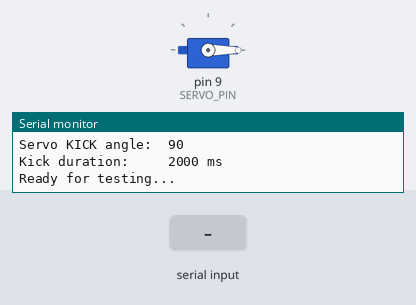
This sketch was run on a simulated Arduino Uno, built with avr-gcc and run on an emulated ATmega328P. Parts: servo, the last lines printed to the serial monitor. The inputs (shaded band) are chosen by the test bench.

Above: at 1.4 s.
1.5 s: "T" received over Serial
At 3.7 s:
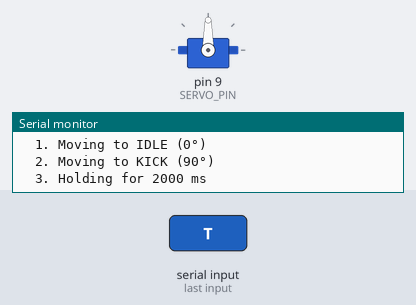
4.0 s: "t" received over Serial
Timing chart, 0 to 9.6 s (numbered marks = the images above; inputs shaded):
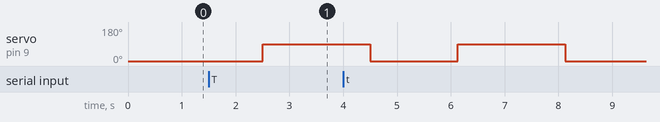

Measured:
- after the input at 1.5 s, servo on pin 9 (SERVO_PIN): 0° → 90° after 1.0 s

The sketch:

TEST_DUAL_SENSOR.ino
```cpp
/*
 * QUICK TEST for Dual Sensor + MG996R Setup
 * Use this to test sensors and servo independently before running full system
 *
 * Upload this sketch to test:
 * 1. Both sensors working
 * 2. Servo angles (IDLE and KICK)
 * 3. Kick duration
 *
 * Open Serial Monitor at 9600 baud
 * Send commands:
 *   'T' = Test servo (kick motion)
 *   'S' = Show sensor states (continuous)
 *   'R' = Reset and show statistics
 */

#include <Servo.h>

// Pin Definitions
const int SENSOR_1_PIN = 2;
const int SENSOR_2_PIN = 3;
const int SERVO_PIN = 9;

// Servo Configuration (adjust these values)
const int SERVO_IDLE = 0;
const int SERVO_KICK = 90;
const int SERVO_KICK_DURATION = 2000;

Servo testServo;
bool showSensors = false;

void setup() {
  Serial.begin(9600);

  pinMode(SENSOR_1_PIN, INPUT);
  pinMode(SENSOR_2_PIN, INPUT);

  testServo.attach(SERVO_PIN);
  testServo.write(SERVO_IDLE);

  Serial.println("==========================================");
  Serial.println("  DUAL SENSOR + MG996R TEST MODE");
  Serial.println("==========================================");
  Serial.println();
  Serial.println("Commands:");
  Serial.println("  T = Test servo kick");
  Serial.println("  S = Show sensor states (toggle)");
  Serial.println("  R = Reset statistics");
  Serial.println();
  Serial.print("Servo IDLE angle:  ");
  Serial.println(SERVO_IDLE);
  Serial.print("Servo KICK angle:  ");
  Serial.println(SERVO_KICK);
  Serial.print("Kick duration:     ");
  Serial.print(SERVO_KICK_DURATION);
  Serial.println(" ms");
  Serial.println();
  Serial.println("Ready for testing...");
  Serial.println();
}

void loop() {
  // Check for commands
  if (Serial.available() > 0) {
    char cmd = Serial.read();

    if (cmd == 'T' || cmd == 't') {
      testServoKick();
    }
    else if (cmd == 'S' || cmd == 's') {
      showSensors = !showSensors;
      Serial.print("Sensor monitoring: ");
      Serial.println(showSensors ? "ON" : "OFF");
    }
    else if (cmd == 'R' || cmd == 'r') {
      Serial.println("Statistics reset");
    }
  }

  // Show sensor states if enabled
  if (showSensors) {
    bool s1 = digitalRead(SENSOR_1_PIN);
    bool s2 = digitalRead(SENSOR_2_PIN);

    Serial.print("Sensor 1: ");
    Serial.print(s1 ? "HIGH" : "LOW ");
    Serial.print("  |  Sensor 2: ");
    Serial.println(s2 ? "HIGH" : "LOW ");

    delay(200);
  }
}

void testServoKick() {
  Serial.println(">>> Testing servo kick motion...");

  Serial.print("  1. Moving to IDLE (");
  Serial.print(SERVO_IDLE);
  Serial.println("°)");
  testServo.write(SERVO_IDLE);
  delay(1000);

  Serial.print("  2. Moving to KICK (");
  Serial.print(SERVO_KICK);
  Serial.println("°)");
  testServo.write(SERVO_KICK);

  Serial.print("  3. Holding for ");
  Serial.print(SERVO_KICK_DURATION);
  Serial.println(" ms");
  delay(SERVO_KICK_DURATION);

  Serial.println("  4. Returning to IDLE");
  testServo.write(SERVO_IDLE);
  delay(500);

  Serial.println(">>> Test complete!");
  Serial.println();
  Serial.println("Check:");
  Serial.println("  - Did rack extend fully?");
  Serial.println("  - Was it blocked long enough?");
  Serial.println("  - Did it return smoothly?");
  Serial.println();
}
```
